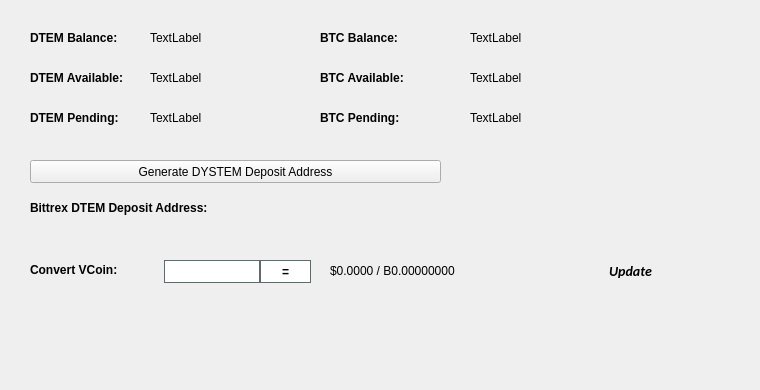
   <widget class="QWidget" name="BalanceTab">
    <attribute name="title">
     <string>Balance</string>
    </attribute>
    <widget class="QLabel" name="BitcoinBalanceLabel">
     <property name="geometry">
      <rect>
       <x>470</x>
       <y>30</y>
       <width>150</width>
       <height>16</height>
      </rect>
     </property>
     <property name="text">
      <string>TextLabel</string>
     </property>
    </widget>
    <widget class="QLabel" name="DSTEMBalanceLabel">
     <property name="geometry">
      <rect>
       <x>150</x>
       <y>30</y>
       <width>150</width>
       <height>16</height>
      </rect>
     </property>
     <property name="text">
      <string>TextLabel</string>
     </property>
    </widget>
    <widget class="QLabel" name="label_11">
     <property name="geometry">
      <rect>
       <x>30</x>
       <y>30</y>
       <width>101</width>
       <height>16</height>
      </rect>
     </property>
     <property name="font">
      <font>
       <weight>75</weight>
       <bold>true</bold>
      </font>
     </property>
     <property name="text">
      <string>DTEM Balance:</string>
     </property>
    </widget>
    <widget class="QLabel" name="label_12">
     <property name="geometry">
      <rect>
       <x>320</x>
       <y>30</y>
       <width>101</width>
       <height>16</height>
      </rect>
     </property>
     <property name="font">
      <font>
       <weight>75</weight>
       <bold>true</bold>
      </font>
     </property>
     <property name="text">
      <string>BTC Balance:</string>
     </property>
    </widget>
    <widget class="QLabel" name="DSTEMAvailableLabel_2">
     <property name="geometry">
      <rect>
       <x>150</x>
       <y>70</y>
       <width>150</width>
       <height>16</height>
      </rect>
     </property>
     <property name="text">
      <string>TextLabel</string>
     </property>
    </widget>
    <widget class="QLabel" name="label_13">
     <property name="geometry">
      <rect>
       <x>30</x>
       <y>70</y>
       <width>111</width>
       <height>16</height>
      </rect>
     </property>
     <property name="font">
      <font>
       <weight>75</weight>
       <bold>true</bold>
      </font>
     </property>
     <property name="text">
      <string>DTEM Available:</string>
     </property>
    </widget>
    <widget class="QLabel" name="label_14">
     <property name="geometry">
      <rect>
       <x>30</x>
       <y>110</y>
       <width>101</width>
       <height>16</height>
      </rect>
     </property>
     <property name="font">
      <font>
       <weight>75</weight>
       <bold>true</bold>
      </font>
     </property>
     <property name="text">
      <string>DTEM Pending:</string>
     </property>
    </widget>
    <widget class="QLabel" name="DSTEMPendingLabel">
     <property name="geometry">
      <rect>
       <x>150</x>
       <y>110</y>
       <width>150</width>
       <height>16</height>
      </rect>
     </property>
     <property name="text">
      <string>TextLabel</string>
     </property>
    </widget>
    <widget class="QLabel" name="label_15">
     <property name="geometry">
      <rect>
       <x>320</x>
       <y>70</y>
       <width>111</width>
       <height>16</height>
      </rect>
     </property>
     <property name="font">
      <font>
       <weight>75</weight>
       <bold>true</bold>
      </font>
     </property>
     <property name="text">
      <string>BTC Available:</string>
     </property>
    </widget>
    <widget class="QLabel" name="BitcoinAvailableLabel">
     <property name="geometry">
      <rect>
       <x>470</x>
       <y>70</y>
       <width>150</width>
       <height>16</height>
      </rect>
     </property>
     <property name="text">
      <string>TextLabel</string>
     </property>
    </widget>
    <widget class="QLabel" name="label_31">
     <property name="geometry">
      <rect>
       <x>320</x>
       <y>110</y>
       <width>111</width>
       <height>16</height>
      </rect>
     </property>
     <property name="font">
      <font>
       <weight>75</weight>
       <bold>true</bold>
      </font>
     </property>
     <property name="text">
      <string>BTC Pending:</string>
     </property>
    </widget>
    <widget class="QLabel" name="BitcoinPendingLabel">
     <property name="geometry">
      <rect>
       <x>470</x>
       <y>110</y>
       <width>150</width>
       <height>16</height>
      </rect>
     </property>
     <property name="text">
      <string>TextLabel</string>
     </property>
    </widget>
    <widget class="QLabel" name="label_33">
     <property name="geometry">
      <rect>
       <x>30</x>
       <y>200</y>
       <width>221</width>
       <height>16</height>
      </rect>
     </property>
     <property name="font">
      <font>
       <weight>75</weight>
       <bold>true</bold>
      </font>
     </property>
     <property name="text">
      <string>Bittrex DTEM Deposit Address:</string>
     </property>
    </widget>
    <widget class="QPushButton" name="GenDepositBTN">
     <property name="geometry">
      <rect>
       <x>30</x>
       <y>160</y>
       <width>411</width>
       <height>23</height>
      </rect>
     </property>
     <property name="text">
      <string>Generate DYSTEM Deposit Address</string>
     </property>
     <property name="icon">
      <iconset resource="../dystem.qrc">
       <normaloff>:/icons/bitcoin</normaloff>:/icons/bitcoin</iconset>
     </property>
    </widget>
    <widget class="QLabel" name="DepositAddressLabel">
     <property name="geometry">
      <rect>
       <x>200</x>
       <y>200</y>
       <width>261</width>
       <height>16</height>
      </rect>
     </property>
     <property name="palette">
      <palette>
       <active>
        <colorrole role="WindowText">
         <brush brushstyle="SolidPattern">
          <color alpha="255">
           <red>0</red>
           <green>0</green>
           <blue>0</blue>
          </color>
         </brush>
        </colorrole>
        <colorrole role="Text">
         <brush brushstyle="SolidPattern">
          <color alpha="255">
           <red>0</red>
           <green>0</green>
           <blue>255</blue>
          </color>
         </brush>
        </colorrole>
       </active>
       <inactive>
        <colorrole role="WindowText">
         <brush brushstyle="SolidPattern">
          <color alpha="255">
           <red>0</red>
           <green>0</green>
           <blue>0</blue>
          </color>
         </brush>
        </colorrole>
        <colorrole role="Text">
         <brush brushstyle="SolidPattern">
          <color alpha="255">
           <red>0</red>
           <green>0</green>
           <blue>255</blue>
          </color>
         </brush>
        </colorrole>
       </inactive>
       <disabled>
        <colorrole role="WindowText">
         <brush brushstyle="SolidPattern">
          <color alpha="255">
           <red>120</red>
           <green>120</green>
           <blue>120</blue>
          </color>
         </brush>
        </colorrole>
        <colorrole role="Text">
         <brush brushstyle="SolidPattern">
          <color alpha="255">
           <red>120</red>
           <green>120</green>
           <blue>120</blue>
          </color>
         </brush>
        </colorrole>
       </disabled>
      </palette>
     </property>
     <property name="font">
      <font>
       <weight>75</weight>
       <bold>true</bold>
      </font>
     </property>
     <property name="text">
      <string/>
     </property>
     <property name="alignment">
      <set>Qt::AlignRight|Qt::AlignTrailing|Qt::AlignVCenter</set>
     </property>
     <property name="textInteractionFlags">
      <set>Qt::LinksAccessibleByMouse|Qt::TextSelectableByKeyboard|Qt::TextSelectableByMouse</set>
     </property>
    </widget>
    <widget class="QLabel" name="label_8">
     <property name="geometry">
      <rect>
       <x>460</x>
       <y>300</y>
       <width>281</width>
       <height>81</height>
      </rect>
     </property>
     <property name="text">
      <string/>
     </property>
     <property name="pixmap">
      <pixmap>:/images/bittrex</pixmap>
     </property>
    </widget>
    <widget class="QWidget" name="widgetConversion" native="true">
     <property name="geometry">
      <rect>
       <x>0</x>
       <y>250</y>
       <width>751</width>
       <height>43</height>
      </rect>
     </property>
     <property name="minimumSize">
      <size>
       <width>0</width>
       <height>43</height>
      </size>
     </property>
     <property name="styleSheet">
      <string notr="true"/>
     </property>
     <widget class="QPushButton" name="btnUpdateMarketData">
      <property name="geometry">
       <rect>
        <x>575</x>
        <y>0</y>
        <width>111</width>
        <height>41</height>
       </rect>
      </property>
      <property name="sizePolicy">
       <sizepolicy hsizetype="Expanding" vsizetype="Expanding">
        <horstretch>0</horstretch>
        <verstretch>0</verstretch>
       </sizepolicy>
      </property>
      <property name="font">
       <font>
        <family>calibri</family>
        <pointsize>-1</pointsize>
        <weight>75</weight>
        <italic>true</italic>
        <bold>true</bold>
       </font>
      </property>
      <property name="styleSheet">
       <string notr="true">margin:0px;text-align:center;padding:2px;border-radius:3px;font-style:italic;width:100px;font-size:14px;font-family:calibri;font-weight:600;</string>
      </property>
      <property name="text">
       <string>Update</string>
      </property>
      <property name="iconSize">
       <size>
        <width>150</width>
        <height>35</height>
       </size>
      </property>
      <property name="autoDefault">
       <bool>true</bool>
      </property>
      <property name="default">
       <bool>true</bool>
      </property>
     </widget>
     <widget class="QLabel" name="lblConvertVCoin">
      <property name="geometry">
       <rect>
        <x>30</x>
        <y>10</y>
        <width>131</width>
        <height>20</height>
       </rect>
      </property>
      <property name="styleSheet">
       <string notr="true"/>
      </property>
      <property name="text">
       <string>&lt;html&gt;&lt;head/&gt;&lt;body&gt;&lt;p&gt;&lt;span style=&quot; font-weight:600;&quot;&gt;Convert VCoin:&lt;/span&gt;&lt;/p&gt;&lt;/body&gt;&lt;/html&gt;</string>
      </property>
     </widget>
     <widget class="QLineEdit" name="txtConvertVCoinQty">
      <property name="geometry">
       <rect>
        <x>160</x>
        <y>10</y>
        <width>100</width>
        <height>23</height>
       </rect>
      </property>
      <property name="minimumSize">
       <size>
        <width>100</width>
        <height>23</height>
       </size>
      </property>
      <property name="maximumSize">
       <size>
        <width>100</width>
        <height>16777215</height>
       </size>
      </property>
      <property name="styleSheet">
       <string notr="true">border: 1px solid #61696c;margin-left:4px;</string>
      </property>
     </widget>
     <widget class="QPushButton" name="btnConvertDystem">
      <property name="geometry">
       <rect>
        <x>260</x>
        <y>10</y>
        <width>51</width>
        <height>23</height>
       </rect>
      </property>
      <property name="minimumSize">
       <size>
        <width>0</width>
        <height>23</height>
       </size>
      </property>
      <property name="styleSheet">
       <string notr="true">border:1px solid #61696c;background:white;font-weight:600;</string>
      </property>
      <property name="text">
       <string>=</string>
      </property>
     </widget>
     <widget class="QLabel" name="lblConvertVCoinResults">
      <property name="geometry">
       <rect>
        <x>330</x>
        <y>0</y>
        <width>201</width>
        <height>41</height>
       </rect>
      </property>
      <property name="styleSheet">
       <string notr="true"/>
      </property>
      <property name="text">
       <string>$0.0000 / B0.00000000</string>
      </property>
     </widget>
     <widget class="QLabel" name="iconOverviewUpdateWait">
      <property name="geometry">
       <rect>
        <x>670</x>
        <y>10</y>
        <width>24</width>
        <height>24</height>
       </rect>
      </property>
      <property name="text">
       <string/>
      </property>
      <property name="pixmap">
       <pixmap resource="../dystem.qrc">:/icons/transaction_1</pixmap>
      </property>
      <property name="scaledContents">
       <bool>true</bool>
      </property>
      <property name="alignment">
       <set>Qt::AlignCenter</set>
      </property>
     </widget>
    </widget>
   </widget>
